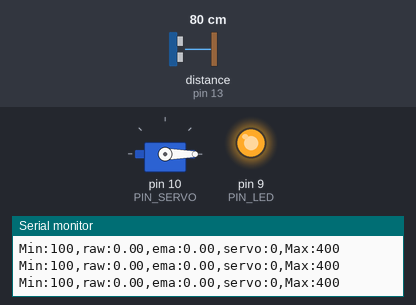
Bench run of a sketch on a simulated Arduino Uno, built with avr-gcc and run on an emulated ATmega328P. Parts: servo, output pins drawn as LEDs (lit = HIGH), the last lines printed to the serial monitor. Wiring (inferred from the names in the program): ultrasonic range finder: trigger pin 12; echo pin 13. Inputs (shaded band) come from the test bench; at power-on: distance to the obstacle (sensor on pin 13) 80 cm. The echo pulse lasts 58.3 µs per cm; pins used as bus, display or sensor lines are not drawn.

Above: at 1.2 s.
1.3 s: distance to the obstacle (sensor on pin 13) set to 35 cm
At 2.6 s:
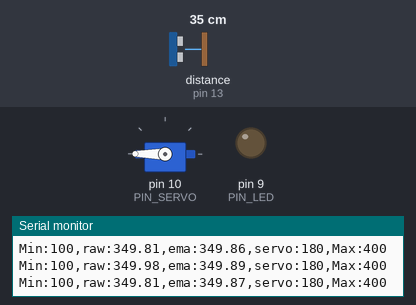
3.2 s: distance to the obstacle (sensor on pin 13) set to 2 cm
At 4.0 s:
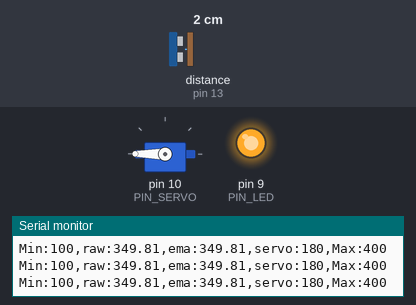
4.7 s: distance to the obstacle (sensor on pin 13) set to 18 cm
At 7.6 s:
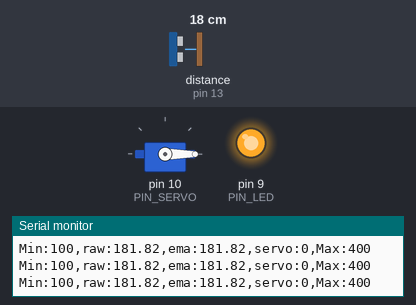
7.7 s: distance to the obstacle (sensor on pin 13) set to 4 cm
At 8.6 s:
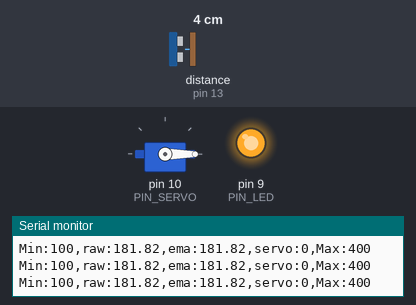
Timing chart, 0 to 10.2 s (numbered marks = the images above; inputs shaded):
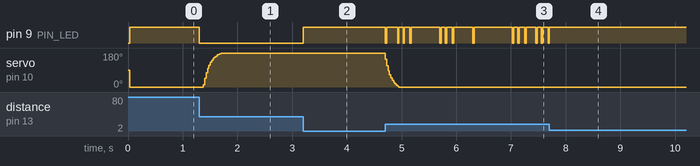

Measured:
- after the input at 1.3 s, pin 9 (PIN_LED): HIGH → LOW at once; servo on pin 10 (PIN_SERVO): moves from 0° to 180° over 0.35 s, starting after 0.08 s
- after the input at 3.2 s, pin 9 (PIN_LED): LOW → HIGH at once
- after the input at 4.7 s, servo on pin 10 (PIN_SERVO): moves from 180° to 0° over 0.25 s, starting at once
- after the input at 7.7 s, pin 9 (PIN_LED): goes on until 7.7 s, then stays HIGH

The sketch:

servo_wave.ino
```cpp
#include <Servo.h>

// Arduino pin assignment
#define PIN_LED 9
#define PIN_SERVO 10
#define PIN_TRIG 12
#define PIN_ECHO 13

// configurable parameters
#define SND_VEL 346.0 // sound velocity at 24 celsius degree (unit: m/s)
#define INTERVAL 25 // sampling interval (unit: ms)
#define _DIST_MIN 180 // minimum distance to be measured (unit: mm)
#define _DIST_MAX 360 // maximum distance to be measured (unit: mm)

#define _DUTY_MIN 340 // servo full clockwise position (0 degree)
#define _DUTY_NEU 1470 // servo neutral position (90 degree)
#define _DUTY_MAX 2600 // servo full counterclockwise position (180 degree)
#define _DIST_ALPHA 0.2

// global variables
float timeout; // unit: us
float dist_min, dist_max, dist_raw, dist_prev, duty_min, duty_neu, duty_max; // unit: mm
unsigned long last_sampling_time; // unit: ms
float scale; // used for pulse duration to distance conversion
float n = 0;
float dist_ema;
float servoAngle;

Servo myservo;

void setup() {
// initialize GPIO pins
  pinMode(PIN_LED,OUTPUT);
  pinMode(PIN_TRIG,OUTPUT);
  digitalWrite(PIN_TRIG, LOW);
  pinMode(PIN_ECHO,INPUT);

  myservo.attach(PIN_SERVO);
  myservo.writeMicroseconds(_DUTY_NEU);

// initialize USS related variables
  dist_min = _DIST_MIN;
  dist_max = _DIST_MAX;
  duty_min = _DUTY_MIN;
  duty_neu = _DUTY_NEU;
  duty_max = _DUTY_MAX;
  timeout = (INTERVAL / 2) * 1000.0; // precalculate pulseIn() timeout value. (unit: us)
  dist_raw = dist_prev = 0.0; // raw distance output from USS (unit: mm)
  scale = 0.001 * 0.5 * SND_VEL;

// initialize serial port
  Serial.begin(115200);

// initialize last sampling time
  last_sampling_time = 0;
}

void loop() {
  if(millis() < last_sampling_time + INTERVAL) return;

  dist_raw = USS_measure(PIN_TRIG,PIN_ECHO);
  dist_ema = (_DIST_ALPHA * dist_raw) + (1 - _DIST_ALPHA) * dist_ema;

// output the read value to the serial port
  Serial.print("Min:100,raw:");
  Serial.print(dist_raw);
  Serial.print(",ema:");
  Serial.print(dist_ema);
  Serial.print(",servo:");
  Serial.print(myservo.read());
  Serial.println(",Max:400");

  servoAngle = duty_min + ((dist_ema - 180.0) / 180.0) * (duty_max-duty_min);
  myservo.writeMicroseconds(servoAngle);

  last_sampling_time += INTERVAL;
}

float USS_measure(int TRIG, int ECHO)
{
  float reading;
  digitalWrite(TRIG, HIGH);
  delayMicroseconds(10);
  digitalWrite(TRIG, LOW);

  reading = pulseIn(ECHO, HIGH, timeout) * scale; // unit: mm
  if(reading < dist_min || reading > dist_max){
    analogWrite(PIN_LED,255);
    reading = 0.0; // return 0 when out of range.
  }
  else{
    analogWrite(PIN_LED,0);
  }

  if(reading == 0.0) reading = dist_prev;
  else dist_prev = reading;

  return reading;
}
```
